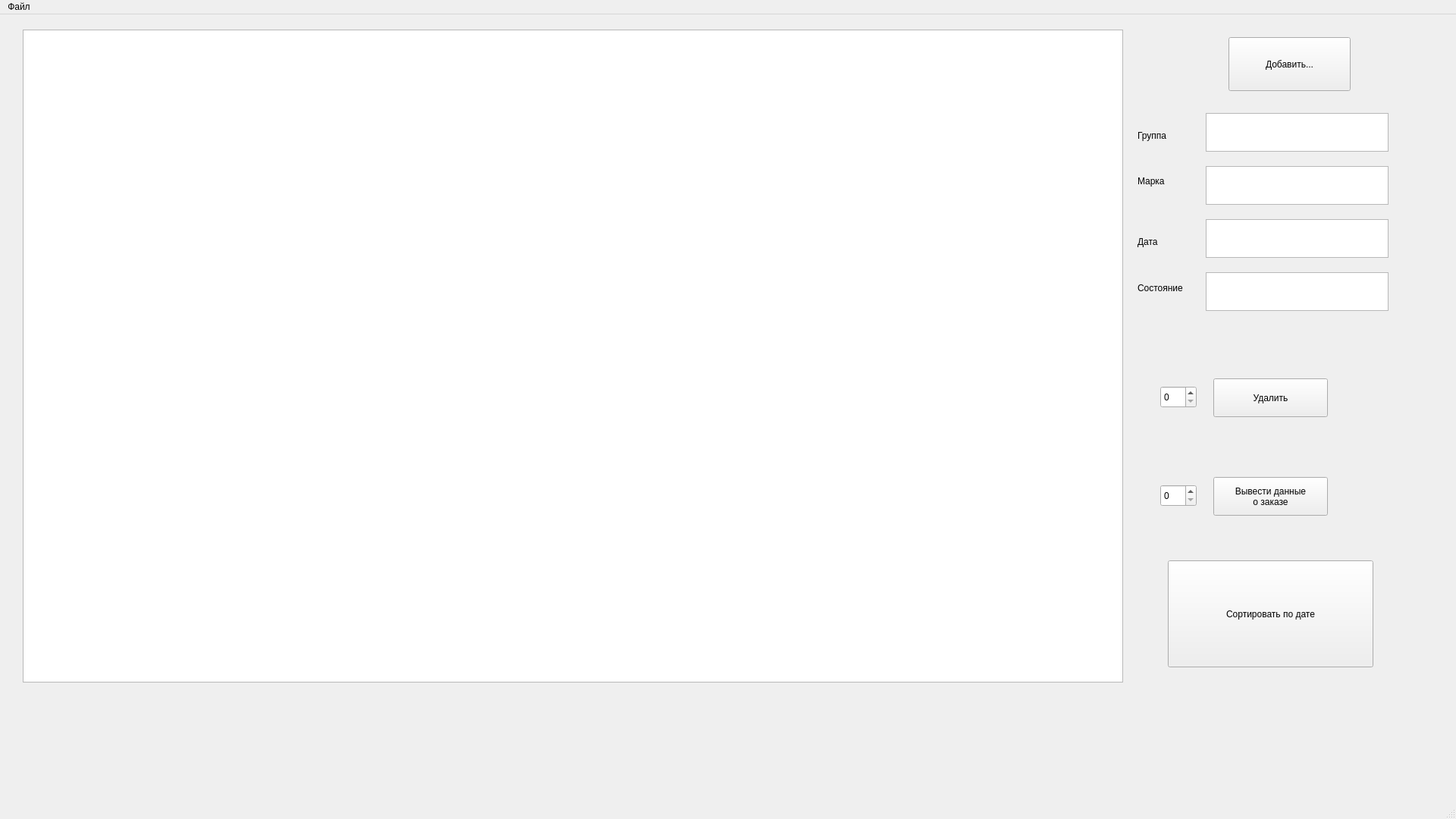
<?xml version="1.0" encoding="UTF-8"?>
<ui version="4.0">
 <class>MainWindow</class>
 <widget class="QMainWindow" name="MainWindow">
  <property name="geometry">
   <rect>
    <x>0</x>
    <y>0</y>
    <width>1920</width>
    <height>1080</height>
   </rect>
  </property>
  <property name="windowTitle">
   <string>MainWindow</string>
  </property>
  <widget class="QWidget" name="centralwidget">
   <widget class="QTableWidget" name="tableWidget">
    <property name="geometry">
     <rect>
      <x>30</x>
      <y>20</y>
      <width>1451</width>
      <height>861</height>
     </rect>
    </property>
   </widget>
   <widget class="QPushButton" name="pushButton">
    <property name="geometry">
     <rect>
      <x>1620</x>
      <y>30</y>
      <width>161</width>
      <height>71</height>
     </rect>
    </property>
    <property name="text">
     <string>Добавить...</string>
    </property>
   </widget>
   <widget class="QTextEdit" name="textEdit">
    <property name="geometry">
     <rect>
      <x>1590</x>
      <y>130</y>
      <width>241</width>
      <height>51</height>
     </rect>
    </property>
   </widget>
   <widget class="QTextEdit" name="textEdit_2">
    <property name="geometry">
     <rect>
      <x>1590</x>
      <y>200</y>
      <width>241</width>
      <height>51</height>
     </rect>
    </property>
   </widget>
   <widget class="QTextEdit" name="textEdit_3">
    <property name="geometry">
     <rect>
      <x>1590</x>
      <y>270</y>
      <width>241</width>
      <height>51</height>
     </rect>
    </property>
   </widget>
   <widget class="QTextEdit" name="textEdit_4">
    <property name="geometry">
     <rect>
      <x>1590</x>
      <y>340</y>
      <width>241</width>
      <height>51</height>
     </rect>
    </property>
   </widget>
   <widget class="QLabel" name="label">
    <property name="geometry">
     <rect>
      <x>1500</x>
      <y>150</y>
      <width>63</width>
      <height>20</height>
     </rect>
    </property>
    <property name="text">
     <string>Группа</string>
    </property>
   </widget>
   <widget class="QLabel" name="label_2">
    <property name="geometry">
     <rect>
      <x>1500</x>
      <y>210</y>
      <width>63</width>
      <height>20</height>
     </rect>
    </property>
    <property name="text">
     <string>Марка</string>
    </property>
   </widget>
   <widget class="QLabel" name="label_3">
    <property name="geometry">
     <rect>
      <x>1500</x>
      <y>290</y>
      <width>63</width>
      <height>20</height>
     </rect>
    </property>
    <property name="text">
     <string>Дата</string>
    </property>
   </widget>
   <widget class="QLabel" name="label_4">
    <property name="geometry">
     <rect>
      <x>1500</x>
      <y>350</y>
      <width>81</width>
      <height>21</height>
     </rect>
    </property>
    <property name="text">
     <string>Состояние</string>
    </property>
   </widget>
   <widget class="QSpinBox" name="spinBox">
    <property name="geometry">
     <rect>
      <x>1530</x>
      <y>490</y>
      <width>48</width>
      <height>29</height>
     </rect>
    </property>
   </widget>
   <widget class="QPushButton" name="pushButton_2">
    <property name="geometry">
     <rect>
      <x>1600</x>
      <y>480</y>
      <width>151</width>
      <height>51</height>
     </rect>
    </property>
    <property name="text">
     <string>Удалить</string>
    </property>
   </widget>
   <widget class="QSpinBox" name="spinBox_2">
    <property name="geometry">
     <rect>
      <x>1530</x>
      <y>620</y>
      <width>48</width>
      <height>29</height>
     </rect>
    </property>
   </widget>
   <widget class="QPushButton" name="pushButton_3">
    <property name="geometry">
     <rect>
      <x>1600</x>
      <y>610</y>
      <width>151</width>
      <height>51</height>
     </rect>
    </property>
    <property name="text">
     <string>Вывести данные
о заказе</string>
    </property>
   </widget>
   <widget class="QPushButton" name="pushButton_4">
    <property name="geometry">
     <rect>
      <x>1540</x>
      <y>720</y>
      <width>271</width>
      <height>141</height>
     </rect>
    </property>
    <property name="toolTip">
     <string>&lt;html&gt;&lt;head/&gt;&lt;body&gt;&lt;p align=&quot;center&quot;&gt;&lt;span style=&quot; font-size:20pt; font-weight:700;&quot;&gt;Сортировать по дате&lt;/span&gt;&lt;/p&gt;&lt;p align=&quot;center&quot;&gt;&lt;br/&gt;&lt;/p&gt;&lt;/body&gt;&lt;/html&gt;</string>
    </property>
    <property name="text">
     <string>Сортировать по дате</string>
    </property>
   </widget>
  </widget>
  <widget class="QMenuBar" name="menubar">
   <property name="geometry">
    <rect>
     <x>0</x>
     <y>0</y>
     <width>1920</width>
     <height>25</height>
    </rect>
   </property>
   <widget class="QMenu" name="menu">
    <property name="title">
     <string>Файл</string>
    </property>
    <addaction name="action"/>
    <addaction name="action_2"/>
   </widget>
   <addaction name="menu"/>
  </widget>
  <widget class="QStatusBar" name="statusbar"/>
  <action name="action">
   <property name="text">
    <string>Открыть...</string>
   </property>
  </action>
  <action name="action_2">
   <property name="text">
    <string>Сохранить</string>
   </property>
  </action>
 </widget>
 <resources/>
 <connections/>
</ui>
